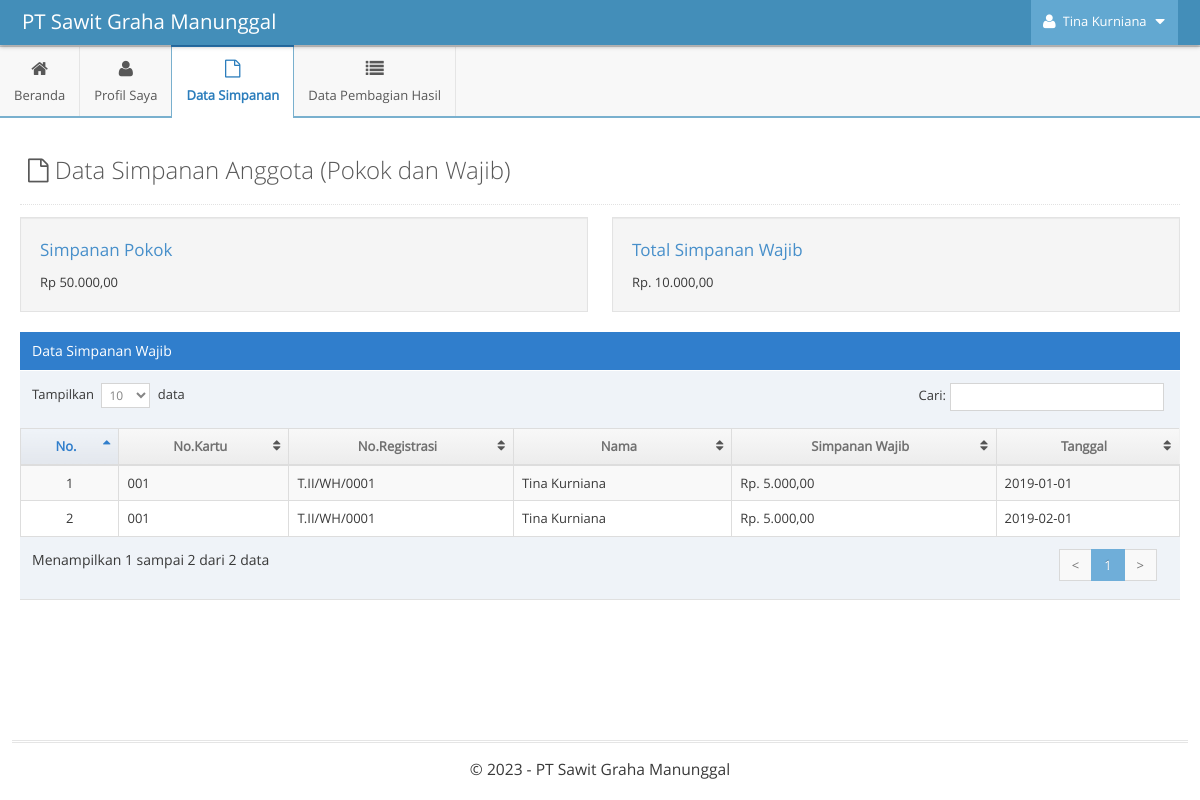
Page /anggota/indexAnggota.php?p=simpanan&m=simpanan (signed in) on the committed database.
### tables this page shows
CREATE TABLE `simpanan_wajib` (
  `id` int(11) NOT NULL AUTO_INCREMENT,
  `id_anggota` int(11) NOT NULL,
  `tanggal` date NOT NULL,
  `simpanan_wajib` bigint(20) NOT NULL,
  `id_bulan` int(11) NOT NULL,
  `id_tahun` int(11) NOT NULL,
  PRIMARY KEY (`id`),
  KEY `id_anggota` (`id_anggota`),
  KEY `id_tahun` (`id_tahun`),
  KEY `id_bulan` (`id_bulan`),
  CONSTRAINT `simpanan_wajib_ibfk_1` FOREIGN KEY (`id_anggota`) REFERENCES `anggota` (`id_anggota`) ON DELETE CASCADE,
  CONSTRAINT `simpanan_wajib_ibfk_3` FOREIGN KEY (`id_tahun`) REFERENCES `tahun` (`id`) ON DELETE CASCADE ON UPDATE CASCADE,
  CONSTRAINT `simpanan_wajib_ibfk_4` FOREIGN KEY (`id_bulan`) REFERENCES `bulan` (`id`) ON DELETE CASCADE ON UPDATE CASCADE
);

CREATE TABLE `anggota` (
  `id_anggota` int(11) NOT NULL AUTO_INCREMENT,
  `username` varchar(255) NOT NULL,
  `password` varchar(255) NOT NULL,
  `nama` varchar(255) NOT NULL,
  `no_kartu` varchar(255) NOT NULL,
  `no_registrasi` varchar(255) NOT NULL,
  `alamat` text NOT NULL,
  `ktp` varchar(16) NOT NULL,
  `luas_plasma` varchar(255) NOT NULL,
  `foto` varchar(255) NOT NULL,
  `no_rek` varchar(255) NOT NULL,
  `bank` varchar(255) NOT NULL,
  `id_tahun` int(11) NOT NULL,
  `no_hp` varchar(255) NOT NULL,
  `status` varchar(255) NOT NULL,
  PRIMARY KEY (`id_anggota`),
  KEY `id_tahun` (`id_tahun`),
  CONSTRAINT `anggota_ibfk_1` FOREIGN KEY (`id_tahun`) REFERENCES `tahun` (`id`) ON DELETE CASCADE ON UPDATE CASCADE
);

### function-show.php (called while the page is built)
<?php
$host = 'localhost';
$username = 'root';
$password = '';
$dbname = 'skripsi-pirda2';
$conn = mysqli_connect($host, $username, $password, $dbname);
function tampilData($query)
{
    global $conn;
    $result = mysqli_query($conn, $query);
    $rows = [];
    while ($row = mysqli_fetch_assoc($result)) {
        $rows[] = $row;
    }
    return $rows;
}
?>

### anggota/pages-anggota/simpanan/simpanan.php (the view)
<?php
$id = $_SESSION['id'];
$query_tampil = "SELECT
                    simpanan_wajib.*,
                    anggota.no_kartu,
                    anggota.no_registrasi,
                    anggota.nama
                FROM
                    simpanan_wajib
                INNER JOIN anggota ON anggota.id_anggota = simpanan_wajib.id_anggota
                WHERE anggota.id_anggota = $id";
$anggota = tampilData($query_tampil);
$query_jumlah = "SELECT SUM(simpanan_wajib) AS jumlah FROM simpanan_wajib
                INNER JOIN anggota ON anggota.id_anggota = simpanan_wajib.id_anggota
                WHERE anggota.id_anggota = $id";
$jumlah_simpanan = tampilData($query_jumlah);
?>
<div class="page-content">
    <div class="page-header">
        <h1 style="color:#585858">
            <i class="ace-icon fa fa-file-o"></i> Data Simpanan Anggota (Pokok dan Wajib)
        </h1>
    </div>
    <div class="row">
        <div class="col-xs-12">
            <div class="row">
                <div class="col-xs-6">
                    <div class="well">
                        <h4 class="blue smaller dark">Simpanan Pokok</h4>
                        Rp 50.000,00
                    </div>
                </div>
                <div class="col-xs-6">
                    <div class="well">
                        <h4 class="blue smaller dark">Total Simpanan Wajib</h4>
                        Rp. <?= number_format($jumlah_simpanan[0]['jumlah'], 2, ",", "."); ?>
                    </div>
                </div>
            </div>
            <div class="row">
                <div class="col-xs-12">
                    <div class="table-header">
                        Data Simpanan Wajib
                    </div>
                    <div>
                        <table id="dynamic-table" class="table table-striped table-bordered table-hover">
                            <thead>
                                <tr>
                                    <th>No.</th>
                                    <th>No.Kartu</th>
                                    <th>No.Registrasi</th>
                                    <th>Nama</th>
                                    <th>Simpanan Wajib</th>
                                    <th>Tanggal</th>
                                </tr>
                            </thead>
                            <tbody>
                                <?php
                                $i = 1;
                                foreach ($anggota as $value) {
                                ?>
                                    <tr>
                                        <td class="center"><?= $i; ?></td>
                                        <td><?= $value['no_kartu'] ?></td>
                                        <td><?= $value['no_registrasi'] ?></td>
                                        <td><?= $value['nama'] ?></td>
                                        <td>Rp. <?= number_format($value['simpanan_wajib'], 2, ",", "."); ?></td>
                                        <td><?= $value['tanggal'] ?></td>
                                    </tr>
                                <?php
                                    $i++;
                                }
                                ?>
                            </tbody>
                        </table>
                    </div>
                </div>
            </div>
        </div>
    </div>
</div>

### rows in the picture
simpanan_wajib: id_anggota.no_kartu "001", id_anggota.no_registrasi "T.II/WH/0001", id_anggota.nama "Tina Kurniana", simpanan_wajib "5.000,00", tanggal "2019-01-01"
simpanan_wajib: id_anggota.no_kartu "001", id_anggota.no_registrasi "T.II/WH/0001", id_anggota.nama "Tina Kurniana", simpanan_wajib "5.000,00", tanggal "2019-02-01"

### other values in the picture
$_SESSION['name'] "Tina Kurniana"
$jumlah_simpanan[0]['jumlah'] "10.000,00"
